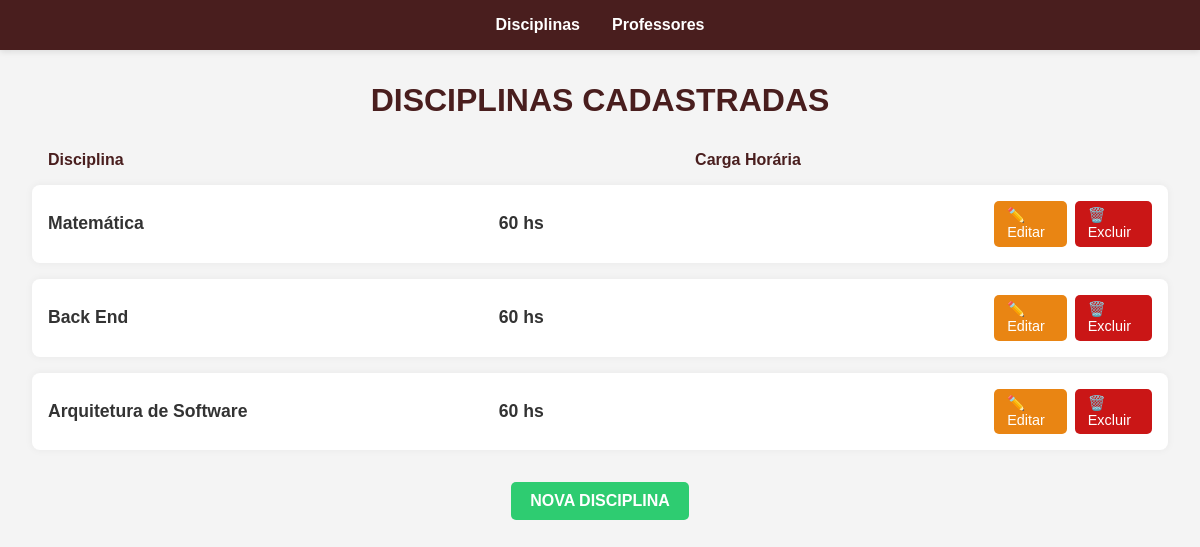
Before: / with the older database file.
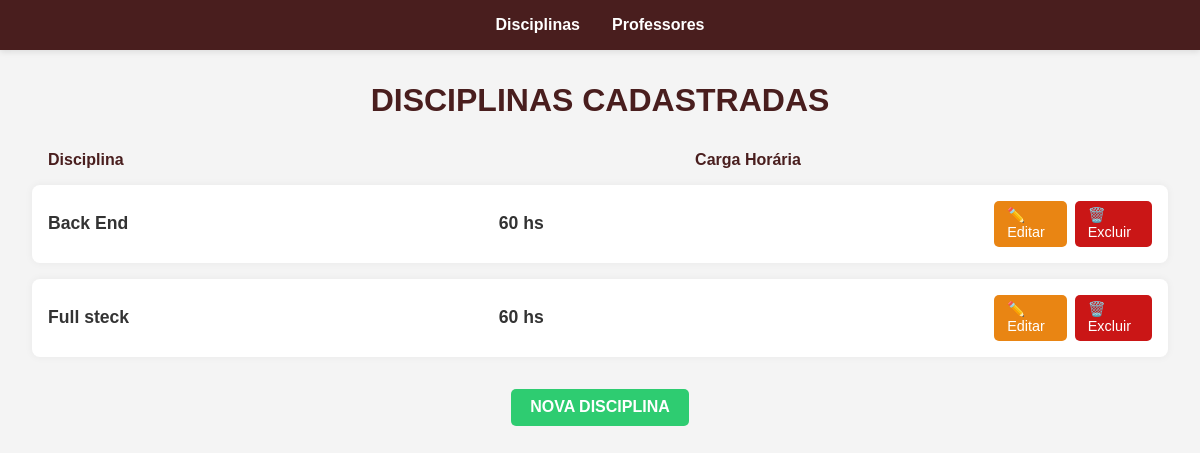
After: the same page with the newer database file.
### gestaoescolar/models.py (models this page shows, shortened)
class Gestao(models.Model):
    disciplina = models.CharField(max_length=100)
    carga_horaria = models.CharField()

### gestaoescolar/views.py (the view)
# urls.py: path('', GestaoListView.as_view(), name='gestao_list'),
class GestaoListView(ListView):
    model = Gestao
    template_name = 'gestaoescolar/gestao_list.html'

### gestaoescolar/templates/gestaoescolar/gestao_list.html (shortened to what this page needs)
{% load static %}
<!DOCTYPE html>
<html lang="pt-br">
<head>
    <link rel="stylesheet" href="{% static 'css/gestao_list.css' %}">
</head>
<body>
    <nav class="menu-bar">
        <ul>
            <li><a href="{% url 'gestao_list' %}">Disciplinas</a></li>
            <li><a href="{% url 'professor_list' %}">Professores</a></li>
        </ul>
    </nav>
    <h1>DISCIPLINAS CADASTRADAS</h1>
    <div class="cabecalho-lista">
        <span class="cab-disciplina">Disciplina</span>
        <span class="cab-carga">Carga Horária</span>
    </div>
    <ul>
        {% for gestao in gestao_list %}
        <li class="disciplina-item">
            <div class="conteudo">
                <div class="info">
                    <div class="campo">
                        <span class="nome">{{ gestao.disciplina }}</span>
                    </div>
                    <div class="campo centro">
                        <span class="nome">{{ gestao.carga_horaria }}</span>
                    </div>
                </div>
                <div class="acoes">
                    <a href="{% url 'gestao_update' gestao.pk %}">✏️ Editar</a>
                    <a href="{% url 'gestao_delete' gestao.pk %}">🗑️ Excluir</a>
                </div>
            </div>
        </li>
        {% empty %}
        <li><em>Nenhuma disciplina cadastrada.</em></li>
        {% endfor %}
    </ul>
    <a href="{% url 'gestao_create' %}" class="nova-tarefa">NOVA DISCIPLINA</a>
</body>
</html>

Changed rows visible on the page:
removed Gestao: disciplina "Matemática", carga_horaria "60 hs"
removed Gestao: disciplina "Arquitetura de Software", carga_horaria "60 hs"
added Gestao: disciplina "Full steck", carga_horaria "60 hs"
